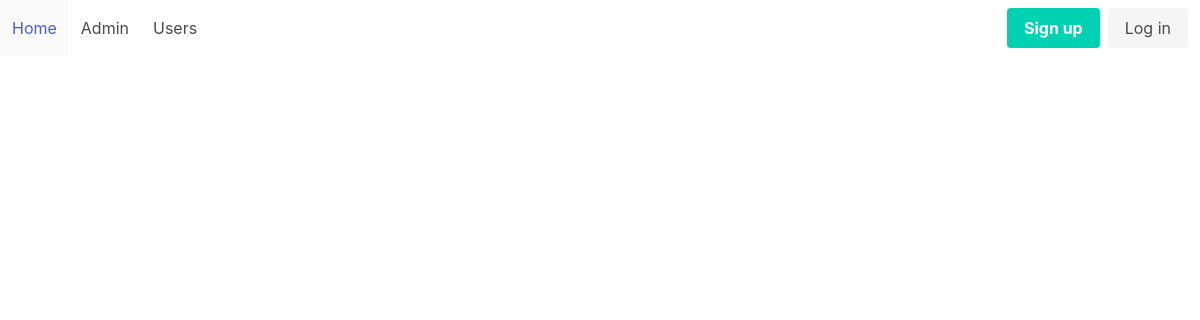
/, run on an earlier commit of the app's database.
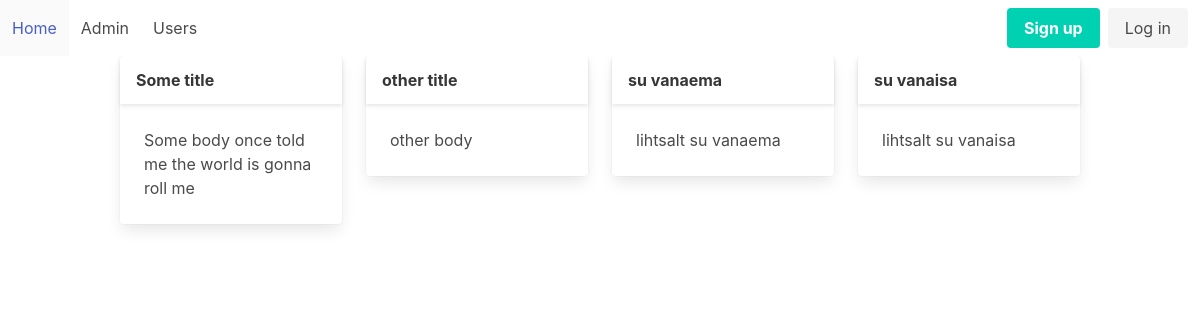
And on a later commit of the database.
### tables this page shows
CREATE TABLE "articles"
(
    id    integer
        primary key autoincrement,
    title text,
    body  text
);

### src/Router.php (called while the page is built, shortened)
<?php
class Router {
    public static $routes = [];
    public $path;
    public $method;
    public function __construct($path, $method) {
        $this->path = parse_url($path, PHP_URL_PATH);
        $this->method = $method;
    }
    public function match() {
        foreach(self::$routes as $route){
            if($route['path'] === strtolower($this->path) &&
            $this->method === $route['method']){
                return $route;
            }
        }
        return false;
    }
    public static function addRoute($method, $path, $action){
        self::$routes[] = [
            'method' => $method,
            'path' => $path,
            'action' => $action
        ];
    }
}

### helpers.php (called while the page is built, shortened)
<?php
function view($viewName, $vars = []){
    extract($vars);
    include __DIR__ . "/views/$viewName.php";
}
function auth(){
    return User::auth();
}

### src/Controllers/PublicController.php (called while the page is built, shortened)
<?php
class PublicController
{
    public function home()
    {
        $articles = Article::all();
        view('home', compact('articles'));
    }
}

### src/Models/User.php (called while the page is built, shortened)
<?php
class User extends Model {
    public static function auth(){
        return false;
    }
}

### src/DB.php (called while the page is built, shortened)
<?php
class DB
{
  private $conn;
  public function __construct()
  {
    try {
      $this->conn = new PDO("sqlite:db.sqlite");
      $this->conn->setAttribute(PDO::ATTR_ERRMODE, PDO::ERRMODE_EXCEPTION);
    } catch (PDOException $e) {
      echo "Connection failed: " . $e->getMessage();
    }
  }
  public function all($table, $class)
  {
    $stmt = $this->conn->prepare("SELECT * FROM $table");
    $stmt->execute();
    $stmt->setFetchMode(PDO::FETCH_CLASS, $class);
    return $stmt->fetchAll();
  }
}

### src/Models/Model.php (called while the page is built, shortened)
<?php
class Model {
    public static $table;
    public static function all(){
    	$db = new DB();
        return $db->all(static::$table, static::class);
    }
    }

### views/Home.php (the view)
<?php include __DIR__ . '/partials/header.php'; ?>
<div class="container">
    <div class="columns is-multiline">
        <?php foreach ($articles as $article) : ?>
            <div class="column is-3">
                <div class="card">
                    <header class="card-header">
                        <p class="card-header-title">
                            <?= $article->title ?>
                        </p>
                    </header>
                    <div class="card-content">
                        <div class="content">
                            <?= $article->body ?>
                        </div>
                    </div>
                </div>
            </div>
        <?php endforeach; ?>
    </div>
</div>
<?php include __DIR__ . '/partials/footer.php'; ?>

### public/index.php (shortened to what this page needs)
<?php
require __DIR__ . '/../helpers.php';
$router = new Router($_SERVER['REQUEST_URI'], $_SERVER['REQUEST_METHOD']);
$match = $router->match();
if($match){
    if(is_callable($match['action'])){
    call_user_func($match['action']);
    } else if(is_array($match['action'])){
        $controller = new $class();
        $method = $match['action'][1];
        $controller->$method();
    }
} else {
    echo 404;
}

### views/partials/header.php (shortened to what this page needs)
<!DOCTYPE html>
<html lang="en">
<head>
<link rel="stylesheet" href="https://cdn.jsdelivr.net/npm/bulma@0.9.4/css/bulma.min.css">
</head>
<body>
    <?php include __DIR__ . '/nav.php'; ?>

### views/partials/nav.php (shortened to what this page needs)
<nav class="navbar" role="navigation" aria-label="main navigation">
        <div id="navbarBasicExample" class="navbar-menu">
                <div class="navbar-start">
                        <a class="navbar-item" href="/">
                                Home
                        </a>
                        <a class="navbar-item" href="/admin/articles">
                                Admin
                        </a>
                        <a class="navbar-item" href="/admin/users">
                                Users
                        </a>
                </div>
                <div class="navbar-end">
                        <div class="navbar-item">
                                <?php if(auth()): ?>
                                        <div class="navbar-item has-dropdown is-hoverable">
        <a class="navbar-link">
          <?=auth()->email?>
        </a>
        <div class="navbar-dropdown">
          <a class="navbar-item" href="/logout">
            Logout
          </a>
        </div>
      </div>
</div>
      <?php else: ?>
                                <div class="buttons">
                                        <a class="button is-primary" href="/register">
                                                <strong>Sign up</strong>
                                        </a>
                                        <a class="button is-light" href="/login">
                                                Log in
                                        </a>
                                </div>
                                <?php endif?>
                        </div>
                </div>
        </div>
</nav>

What changed in the data, as far as the page shows it:
added articles: title "Some title", body "Some body once told me the world is gonna roll me"
added articles: title "other title", body "other body"
added articles: title "su vanaema", body "lihtsalt su vanaema"
added articles: title "su vanaisa", body "lihtsalt su vanaisa"
